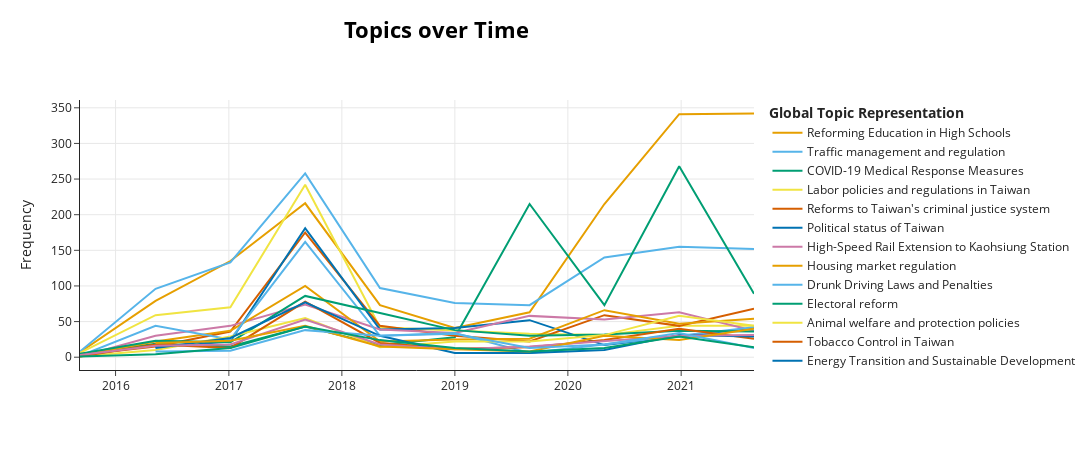

Source (notebook cell):
### Code cell
topics_over_time = topic_model.topics_over_time(docs, timestamps, nr_bins=10)
topic_model.visualize_topics_over_time(topics_over_time, custom_labels=True)

### Figure 1 — Plotly figure (JSON) as saved in the notebook; plotly's stock layout.template omitted (floating-point values rounded to 4 significant figures)
{"data": [{"hoverinfo": "text", "hovertext": ["<b>Topic 0</b><br>Words: hakka, and, the, students, to", "<b>Topic 0</b><br>Words: school, students, the, to, and", "<b>Topic 0</b><br>Words: students, school, the, education, and", "<b>Topic 0</b><br>Words: school, students, the, to, and", "<b>Topic 0</b><br>Words: students, school, the, and, education", "<b>Topic 0</b><br>Words: school, students, the, of, to", "<b>Topic 0</b><br>Words: school, students, the, education, and", "<b>Topic 0</b><br>Words: students, school, the, to, of", "<b>Topic 0</b><br>Words: students, school, the, to, and", "<b>Topic 0</b><br>Words: students, school, the, to, and"], "marker": {"color": "#E69F00"}, "mode": "lines", "name": "Reforming Education in High Schools", "type": "scatter", "x": ["2015-09-08T03:26:48.251000", "2016-05-09T04:37:33.900000", "2017-01-05T19:48:48.800000", "2017-09-04T11:00:03.700000", "2018-05-04T02:11:18.600000", "2018-12-31T17:22:33.500000", "2019-08-30T08:33:48.400000", "2020-04-27T23:45:03.300000", "2020-12-25T14:56:18.200000", "2021-08-24T06:07:33.100000"], "y": [7, 79, 135, 216, 73, 41, 63, 215, 341, 342]}, {"hoverinfo": "text", "hovertext": ["<b>Topic 1</b><br>Words: the, road, traffic, to, of", "<b>Topic 1</b><br>Words: false, unhidewhenused, semihidden, lsdexception, locked", "<b>Topic 1</b><br>Words: the, traffic, to, and, of", "<b>Topic 1</b><br>Words: the, traffic, to, and, of", "<b>Topic 1</b><br>Words: the, traffic, and, road, to", "<b>Topic 1</b><br>Words: traffic, the, to, road, and", "<b>Topic 1</b><br>Words: the, traffic, road, to, and", "<b>Topic 1</b><br>Words: the, traffic, road, to, and", "<b>Topic 1</b><br>Words: the, traffic, to, road, and", "<b>Topic 1</b><br>Words: the, traffic, road, to, and"], "marker": {"color": "#56B4E9"}, "mode": "lines", "name": "Traffic management and regulation", "type": "scatter", "x": ["2015-09-08T03:26:48.251000", "2016-05-09T04:37:33.900000", "2017-01-05T19:48:48.800000", "2017-09-04T11:00:03.700000", "2018-05-04T02:11:18.600000", "2018-12-31T17:22:33.500000", "2019-08-30T08:33:48.400000", "2020-04-27T23:45:03.300000", "2020-12-25T14:56:18.200000", "2021-08-24T06:07:33.100000"], "y": [8, 96, 133, 258, 97, 76, 73, 140, 155, 152]}, {"hoverinfo": "text", "hovertext": ["<b>Topic 2</b><br>Words: cancer, health, insurance, the, qualifications", "<b>Topic 2</b><br>Words: health, medical, medicine, the, insurance", "<b>Topic 2</b><br>Words: health, the, medical, of, and", "<b>Topic 2</b><br>Words: medical, the, health, of, insurance", "<b>Topic 2</b><br>Words: health, insurance, the, medical, of", "<b>Topic 2</b><br>Words: health, medical, the, and, to", "<b>Topic 2</b><br>Words: the, epidemic, to, of, and", "<b>Topic 2</b><br>Words: the, medical, health, to, of", "<b>Topic 2</b><br>Words: epidemic, the, to, of, and", "<b>Topic 2</b><br>Words: the, epidemic, of, to, and"], "marker": {"color": "#009E73"}, "mode": "lines", "name": "COVID-19 Medical Response Measures", "type": "scatter", "x": ["2015-09-08T03:26:48.251000", "2016-05-09T04:37:33.900000", "2017-01-05T19:48:48.800000", "2017-09-04T11:00:03.700000", "2018-05-04T02:11:18.600000", "2018-12-31T17:22:33.500000", "2019-08-30T08:33:48.400000", "2020-04-27T23:45:03.300000", "2020-12-25T14:56:18.200000", "2021-08-24T06:07:33.100000"], "y": [4, 19, 15, 43, 17, 28, 215, 73, 268, 89]}, {"hoverinfo": "text", "hovertext": ["<b>Topic 3</b><br>Words: workers, dispatched, salary, subcontracted, personnel", "<b>Topic 3</b><br>Words: labor, the, hours, of, overtime", "<b>Topic 3</b><br>Words: labor, the, of, to, salary", "<b>Topic 3</b><br>Words: labor, the, of, to, salary", "<b>Topic 3</b><br>Words: labor, the, of, salary, to", "<b>Topic 3</b><br>Words: labor, salary, the, of, workers", "<b>Topic 3</b><br>Words: labor, the, of, to, and", "<b>Topic 3</b><br>Words: labor, the, to, of, and", "<b>Topic 3</b><br>Words: labor, the, of, workers, salary", "<b>Topic 3</b><br>Words: labor, salary, the, of, hours"], "marker": {"color": "#F0E442"}, "mode": "lines", "name": "Labor policies and regulations in Taiwan", "type": "scatter", "x": ["2015-09-08T03:26:48.251000", "2016-05-09T04:37:33.900000", "2017-01-05T19:48:48.800000", "2017-09-04T11:00:03.700000", "2018-05-04T02:11:18.600000", "2018-12-31T17:22:33.500000", "2019-08-30T08:33:48.400000", "2020-04-27T23:45:03.300000", "2020-12-25T14:56:18.200000", "2021-08-24T06:07:33.100000"], "y": [6, 59, 70, 242, 42, 37, 33, 31, 44, 44]}, {"hoverinfo": "text", "hovertext": ["<b>Topic 4</b><br>Words: judges, death, the, to, of", "<b>Topic 4</b><br>Words: death, the, to, of, imprisonment", "<b>Topic 4</b><br>Words: the, of, be, death, to", "<b>Topic 4</b><br>Words: the, of, death, to, be", "<b>Topic 4</b><br>Words: the, death, of, to, be", "<b>Topic 4</b><br>Words: death, the, of, be, to", "<b>Topic 4</b><br>Words: death, the, to, mental, be", "<b>Topic 4</b><br>Words: the, of, criminal, to, be", "<b>Topic 4</b><br>Words: death, the, penalty, be, to", "<b>Topic 4</b><br>Words: the, of, be, to, death"], "marker": {"color": "#D55E00"}, "mode": "lines", "name": "Reforms to Taiwan's criminal justice system", "type": "scatter", "x": ["2015-09-08T03:26:48.251000", "2016-05-09T04:37:33.900000", "2017-01-05T19:48:48.800000", "2017-09-04T11:00:03.700000", "2018-05-04T02:11:18.600000", "2018-12-31T17:22:33.500000", "2019-08-30T08:33:48.400000", "2020-04-27T23:45:03.300000", "2020-12-25T14:56:18.200000", "2021-08-24T06:07:33.100000"], "y": [3, 15, 36, 175, 44, 30, 22, 59, 44, 68]}, {"hoverinfo": "text", "hovertext": ["<b>Topic 5</b><br>Words: china, republic, taiwan, of, the", "<b>Topic 5</b><br>Words: china, republic, of, the, taiwan", "<b>Topic 5</b><br>Words: china, republic, of, the, taiwan", "<b>Topic 5</b><br>Words: china, republic, of, the, taiwan", "<b>Topic 5</b><br>Words: china, republic, of, the, national", "<b>Topic 5</b><br>Words: china, republic, of, taiwan, the", "<b>Topic 5</b><br>Words: china, republic, of, taiwan, the", "<b>Topic 5</b><br>Words: china, republic, of, the, taiwan", "<b>Topic 5</b><br>Words: china, republic, of, the, taiwan"], "marker": {"color": "#0072B2"}, "mode": "lines", "name": "Political status of Taiwan", "type": "scatter", "x": ["2016-05-09T04:37:33.900000", "2017-01-05T19:48:48.800000", "2017-09-04T11:00:03.700000", "2018-05-04T02:11:18.600000", "2018-12-31T17:22:33.500000", "2019-08-30T08:33:48.400000", "2020-04-27T23:45:03.300000", "2020-12-25T14:56:18.200000", "2021-08-24T06:07:33.100000"], "y": [14, 22, 181, 39, 41, 52, 17, 29, 41]}, {"hoverinfo": "text", "hovertext": ["<b>Topic 6</b><br>Words: seating, seat, ticket, to, you", "<b>Topic 6</b><br>Words: railway, the, station, rail, of", "<b>Topic 6</b><br>Words: the, railway, station, to, rail", "<b>Topic 6</b><br>Words: the, rail, railway, station, speed", "<b>Topic 6</b><br>Words: railway, the, rail, station, airport", "<b>Topic 6</b><br>Words: railway, the, station, rail, to", "<b>Topic 6</b><br>Words: railway, station, rail, the, speed", "<b>Topic 6</b><br>Words: railway, station, the, rail, to", "<b>Topic 6</b><br>Words: railway, station, rail, the, speed", "<b>Topic 6</b><br>Words: railway, the, rail, station, speed"], "marker": {"color": "#CC79A7"}, "mode": "lines", "name": "High-Speed Rail Extension to Kaohsiung Station", "type": "scatter", "x": ["2015-09-08T03:26:48.251000", "2016-05-09T04:37:33.900000", "2017-01-05T19:48:48.800000", "2017-09-04T11:00:03.700000", "2018-05-04T02:11:18.600000", "2018-12-31T17:22:33.500000", "2019-08-30T08:33:48.400000", "2020-04-27T23:45:03.300000", "2020-12-25T14:56:18.200000", "2021-08-24T06:07:33.100000"], "y": [1, 30, 44, 74, 39, 34, 58, 53, 63, 37]}, {"hoverinfo": "text", "hovertext": ["<b>Topic 7</b><br>Words: house, address, location, of, the", "<b>Topic 7</b><br>Words: the, tax, houses, to, of", "<b>Topic 7</b><br>Words: the, tax, to, and, of", "<b>Topic 7</b><br>Words: the, to, tax, of, is", "<b>Topic 7</b><br>Words: the, land, to, of, and", "<b>Topic 7</b><br>Words: the, tax, house, housing, to", "<b>Topic 7</b><br>Words: the, housing, to, land, tax", "<b>Topic 7</b><br>Words: the, housing, house, tax, to", "<b>Topic 7</b><br>Words: the, tax, land, housing, to", "<b>Topic 7</b><br>Words: housing, the, tax, to, house"], "marker": {"color": "#E69F00"}, "mode": "lines", "name": "Housing market regulation", "type": "scatter", "x": ["2015-09-08T03:26:48.251000", "2016-05-09T04:37:33.900000", "2017-01-05T19:48:48.800000", "2017-09-04T11:00:03.700000", "2018-05-04T02:11:18.600000", "2018-12-31T17:22:33.500000", "2019-08-30T08:33:48.400000", "2020-04-27T23:45:03.300000", "2020-12-25T14:56:18.200000", "2021-08-24T06:07:33.100000"], "y": [2, 22, 37, 100, 22, 25, 26, 66, 47, 54]}, {"hoverinfo": "text", "hovertext": ["<b>Topic 8</b><br>Words: drunk, driving, alcohol, car, vehicle", "<b>Topic 8</b><br>Words: drunk, driving, be, driver, alcohol", "<b>Topic 8</b><br>Words: drunk, driving, be, will, driver", "<b>Topic 8</b><br>Words: drunk, driving, alcohol, be, the", "<b>Topic 8</b><br>Words: drunk, driving, the, and, alcohol", "<b>Topic 8</b><br>Words: drunk, driving, alcohol, the, be", "<b>Topic 8</b><br>Words: drunk, driving, alcohol, be, the", "<b>Topic 8</b><br>Words: driving, drunk, alcohol, be, the", "<b>Topic 8</b><br>Words: drunk, driving, alcohol, and, be", "<b>Topic 8</b><br>Words: drunk, driving, the, be, driver"], "marker": {"color": "#56B4E9"}, "mode": "lines", "name": "Drunk Driving Laws and Penalties", "type": "scatter", "x": ["2015-09-08T03:26:48.251000", "2016-05-09T04:37:33.900000", "2017-01-05T19:48:48.800000", "2017-09-04T11:00:03.700000", "2018-05-04T02:11:18.600000", "2018-12-31T17:22:33.500000", "2019-08-30T08:33:48.400000", "2020-04-27T23:45:03.300000", "2020-12-25T14:56:18.200000", "2021-08-24T06:07:33.100000"], "y": [2, 44, 25, 162, 30, 34, 6, 18, 30, 42]}, {"hoverinfo": "text", "hovertext": ["<b>Topic 9</b><br>Words: threshold, subsidy, political, party, election", "<b>Topic 9</b><br>Words: election, the, political, of, legislators", "<b>Topic 9</b><br>Words: the, election, of, and, legislative", "<b>Topic 9</b><br>Words: election, the, of, political, to", "<b>Topic 9</b><br>Words: election, the, referendum, of, to", "<b>Topic 9</b><br>Words: election, the, and, candidates, of", "<b>Topic 9</b><br>Words: election, the, of, legislators, political", "<b>Topic 9</b><br>Words: election, the, candidates, of, to", "<b>Topic 9</b><br>Words: recall, election, the, of, to", "<b>Topic 9</b><br>Words: election, the, referendum, of, political"], "marker": {"color": "#009E73"}, "mode": "lines", "name": "Electoral reform", "type": "scatter", "x": ["2015-09-08T03:26:48.251000", "2016-05-09T04:37:33.900000", "2017-01-05T19:48:48.800000", "2017-09-04T11:00:03.700000", "2018-05-04T02:11:18.600000", "2018-12-31T17:22:33.500000", "2019-08-30T08:33:48.400000", "2020-04-27T23:45:03.300000", "2020-12-25T14:56:18.200000", "2021-08-24T06:07:33.100000"], "y": [5, 23, 21, 86, 62, 38, 30, 32, 37, 36]}, {"hoverinfo": "text", "hovertext": ["<b>Topic 10</b><br>Words: dna, pet, owner, animal, pets", "<b>Topic 10</b><br>Words: dogs, breeding, cats, animal, and", "<b>Topic 10</b><br>Words: animal, dogs, animals, and, cats", "<b>Topic 10</b><br>Words: animal, animals, dogs, and, the", "<b>Topic 10</b><br>Words: animals, dogs, animal, stray, and", "<b>Topic 10</b><br>Words: dogs, stray, animals, animal, and", "<b>Topic 10</b><br>Words: dogs, animal, stray, animals, and", "<b>Topic 10</b><br>Words: animals, animal, and, the, dogs", "<b>Topic 10</b><br>Words: animals, animal, dogs, and, cats", "<b>Topic 10</b><br>Words: animal, animals, dogs, and, cats"], "marker": {"color": "#F0E442"}, "mode": "lines", "name": "Animal welfare and protection policies", "type": "scatter", "x": ["2015-09-08T03:26:48.251000", "2016-05-09T04:37:33.900000", "2017-01-05T19:48:48.800000", "2017-09-04T11:00:03.700000", "2018-05-04T02:11:18.600000", "2018-12-31T17:22:33.500000", "2019-08-30T08:33:48.400000", "2020-04-27T23:45:03.300000", "2020-12-25T14:56:18.200000", "2021-08-24T06:07:33.100000"], "y": [1, 10, 29, 55, 14, 22, 22, 31, 58, 44]}, {"hoverinfo": "text", "hovertext": ["<b>Topic 11</b><br>Words: smoke, smoking, tobacco, hand, second", "<b>Topic 11</b><br>Words: smoking, smoke, cigarettes, tobacco, cigarette", "<b>Topic 11</b><br>Words: smoking, tobacco, cigarettes, smoke, cigarette", "<b>Topic 11</b><br>Words: smoking, smoke, cigarette, tobacco, cigarettes", "<b>Topic 11</b><br>Words: cigarettes, smoking, smoke, tobacco, cigarette", "<b>Topic 11</b><br>Words: smoking, tobacco, smoke, cigarettes, and", "<b>Topic 11</b><br>Words: cigarette, smoking, tobacco, butts, cigarettes", "<b>Topic 11</b><br>Words: smoking, smoke, cigarettes, tobacco, smokers", "<b>Topic 11</b><br>Words: smoking, tobacco, smoke, cigarette, and", "<b>Topic 11</b><br>Words: smoking, tobacco, cigarette, smoke, products"], "marker": {"color": "#D55E00"}, "mode": "lines", "name": "Tobacco Control in Taiwan", "type": "scatter", "x": ["2015-09-08T03:26:48.251000", "2016-05-09T04:37:33.900000", "2017-01-05T19:48:48.800000", "2017-09-04T11:00:03.700000", "2018-05-04T02:11:18.600000", "2018-12-31T17:22:33.500000", "2019-08-30T08:33:48.400000", "2020-04-27T23:45:03.300000", "2020-12-25T14:56:18.200000", "2021-08-24T06:07:33.100000"], "y": [1, 18, 13, 78, 20, 12, 14, 24, 40, 26]}, {"hoverinfo": "text", "hovertext": ["<b>Topic 12</b><br>Words: power, energy, nuclear, generation, electricity", "<b>Topic 12</b><br>Words: power, nuclear, electricity, energy, generation", "<b>Topic 12</b><br>Words: power, nuclear, energy, electricity, generation", "<b>Topic 12</b><br>Words: power, nuclear, electricity, energy, generation", "<b>Topic 12</b><br>Words: nuclear, power, energy, electricity, solar", "<b>Topic 12</b><br>Words: electricity, nuclear, power, energy, watts", "<b>Topic 12</b><br>Words: power, electricity, green, solar, energy", "<b>Topic 12</b><br>Words: power, nuclear, electricity, energy, the", "<b>Topic 12</b><br>Words: power, nuclear, energy, electricity, generation"], "marker": {"color": "#0072B2"}, "mode": "lines", "name": "Energy Transition and Sustainable Development", "type": "scatter", "x": ["2016-05-09T04:37:33.900000", "2017-01-05T19:48:48.800000", "2017-09-04T11:00:03.700000", "2018-05-04T02:11:18.600000", "2018-12-31T17:22:33.500000", "2019-08-30T08:33:48.400000", "2020-04-27T23:45:03.300000", "2020-12-25T14:56:18.200000", "2021-08-24T06:07:33.100000"], "y": [13, 27, 77, 30, 6, 6, 10, 31, 29]}, {"hoverinfo": "text", "hovertext": ["<b>Topic 13</b><br>Words: garbage, the, landfill, to, recyclable", "<b>Topic 13</b><br>Words: food, garbage, the, and, of", "<b>Topic 13</b><br>Words: plastic, food, the, of, and", "<b>Topic 13</b><br>Words: plastic, food, the, garbage, and", "<b>Topic 13</b><br>Words: plastic, bags, food, the, and", "<b>Topic 13</b><br>Words: plastic, bags, the, water, of", "<b>Topic 13</b><br>Words: garbage, packaging, plastic, and, the", "<b>Topic 13</b><br>Words: plastic, food, the, garbage, and", "<b>Topic 13</b><br>Words: plastic, food, the, to, and", "<b>Topic 13</b><br>Words: plastic, garbage, the, recycling, food"], "marker": {"color": "#CC79A7"}, "mode": "lines", "name": "Waste management and reduction strategies", "type": "scatter", "x": ["2015-09-08T03:26:48.251000", "2016-05-09T04:37:33.900000", "2017-01-05T19:48:48.800000", "2017-09-04T11:00:03.700000", "2018-05-04T02:11:18.600000", "2018-12-31T17:22:33.500000", "2019-08-30T08:33:48.400000", "2020-04-27T23:45:03.300000", "2020-12-25T14:56:18.200000", "2021-08-24T06:07:33.100000"], "y": [3, 16, 18, 53, 18, 11, 15, 23, 30, 31]}, {"hoverinfo": "text", "hovertext": ["<b>Topic 14</b><br>Words: military, service, the, of, in", "<b>Topic 14</b><br>Words: military, service, women, the, of", "<b>Topic 14</b><br>Words: military, service, the, of, soldiers", "<b>Topic 14</b><br>Words: military, service, the, of, to", "<b>Topic 14</b><br>Words: military, service, the, women, of", "<b>Topic 14</b><br>Words: military, service, the, men, of", "<b>Topic 14</b><br>Words: military, service, the, men, of", "<b>Topic 14</b><br>Words: military, service, the, of, women", "<b>Topic 14</b><br>Words: military, service, the, of, and"], "marker": {"color": "#E69F00"}, "mode": "lines", "name": "Gender and Military Service", "type": "scatter", "x": ["2016-05-09T04:37:33.900000", "2017-01-05T19:48:48.800000", "2017-09-04T11:00:03.700000", "2018-05-04T02:11:18.600000", "2018-12-31T17:22:33.500000", "2019-08-30T08:33:48.400000", "2020-04-27T23:45:03.300000", "2020-12-25T14:56:18.200000", "2021-08-24T06:07:33.100000"], "y": [20, 23, 44, 15, 11, 8, 30, 24, 40]}, {"hoverinfo": "text", "hovertext": ["<b>Topic 15</b><br>Words: media, news, and, to, the", "<b>Topic 15</b><br>Words: media, news, the, and, of", "<b>Topic 15</b><br>Words: news, and, the, media, of", "<b>Topic 15</b><br>Words: news, media, the, and, of", "<b>Topic 15</b><br>Words: and, news, media, the, of", "<b>Topic 15</b><br>Words: news, media, and, the, of", "<b>Topic 15</b><br>Words: media, news, the, and, of", "<b>Topic 15</b><br>Words: media, and, the, news, information", "<b>Topic 15</b><br>Words: the, media, and, of, news"], "marker": {"color": "#56B4E9"}, "mode": "lines", "name": "Media Regulation and False Information Online", "type": "scatter", "x": ["2016-05-09T04:37:33.900000", "2017-01-05T19:48:48.800000", "2017-09-04T11:00:03.700000", "2018-05-04T02:11:18.600000", "2018-12-31T17:22:33.500000", "2019-08-30T08:33:48.400000", "2020-04-27T23:45:03.300000", "2020-12-25T14:56:18.200000", "2021-08-24T06:07:33.100000"], "y": [8, 9, 38, 30, 33, 13, 18, 34, 13]}, {"hoverinfo": "text", "hovertext": ["<b>Topic 16</b><br>Words: birthrate, immigration, declining, policy_taiwan, negatively", "<b>Topic 16</b><br>Words: families, the, welfare, of, to", "<b>Topic 16</b><br>Words: children, the, to, childcare, birth", "<b>Topic 16</b><br>Words: childcare, children, to, the, of", "<b>Topic 16</b><br>Words: childcare, children, the, birth, to", "<b>Topic 16</b><br>Words: childcare, children, the, to, of", "<b>Topic 16</b><br>Words: childcare, children, parents, the, child", "<b>Topic 16</b><br>Words: childcare, the, children, of, to", "<b>Topic 16</b><br>Words: children, childcare, the, to, and", "<b>Topic 16</b><br>Words: childcare, children, child, the, to"], "marker": {"color": "#009E73"}, "mode": "lines", "name": "Childcare policies and regulations", "type": "scatter", "x": ["2015-09-08T03:26:48.251000", "2016-05-09T04:37:33.900000", "2017-01-05T19:48:48.800000", "2017-09-04T11:00:03.700000", "2018-05-04T02:11:18.600000", "2018-12-31T17:22:33.500000", "2019-08-30T08:33:48.400000", "2020-04-27T23:45:03.300000", "2020-12-25T14:56:18.200000", "2021-08-24T06:07:33.100000"], "y": [1, 4, 13, 43, 24, 13, 8, 13, 29, 14]}], "layout": {"height": 450, "hoverlabel": {"bgcolor": "white", "font": {"family": "Rockwell", "size": 16}}, "legend": {"title": {"text": "<b>Global Topic Representation"}}, "title": {"font": {"color": "Black", "size": 22}, "text": "<b>Topics over Time</b>", "x": 0.4, "xanchor": "center", "y": 0.95, "yanchor": "top"}, "width": 1250, "xaxis": {"showgrid": true}, "yaxis": {"showgrid": true, "title": {"text": "Frequency"}}}}
